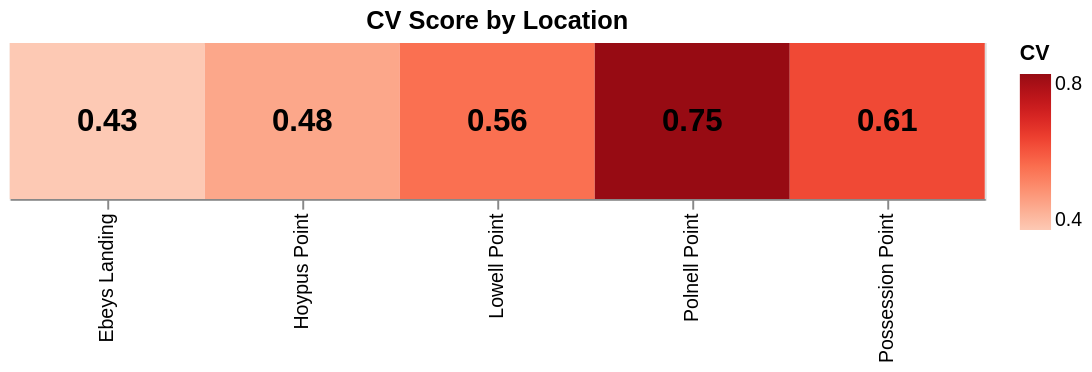

Notebook code for this chart:
### Markdown cell above
##Coefficient of Variance

### Code cell
cv_df = kelp_clean.groupby('Location')['area_acres'].agg(['mean', 'std']).reset_index()
cv_df['CV'] = cv_df['std'] / cv_df['mean']

base = alt.Chart(cv_df).encode(x=alt.X('Location:N', title=None))

boxes = base.mark_rect().encode(
    color=alt.Color('CV:Q', scale=alt.Scale(scheme='reds'))
)

text = base.mark_text(fontSize=16, fontWeight='bold').encode(
    text=alt.Text('CV:Q', format='.2f')
)

(boxes + text).properties(width=500, height=80, title='CV Score by Location')

### Figure 1 — Vega-Lite specification as saved in the notebook (floating-point values rounded to 4 significant figures)
{"config": {"view": {"continuousWidth": 300, "continuousHeight": 300}}, "layer": [{"mark": {"type": "rect"}, "encoding": {"color": {"field": "CV", "scale": {"scheme": "reds"}, "type": "quantitative"}, "x": {"field": "Location", "title": null, "type": "nominal"}}}, {"mark": {"type": "text", "fontSize": 16, "fontWeight": "bold"}, "encoding": {"text": {"field": "CV", "format": ".2f", "type": "quantitative"}, "x": {"field": "Location", "title": null, "type": "nominal"}}}], "data": {"name": "data-60199314d326483b249c437d53598cfe"}, "height": 80, "title": "CV Score by Location", "width": 500, "$schema": "https://vega.github.io/schema/vega-lite/v5.20.1.json", "datasets": {"data-60199314d326483b249c437d53598cfe": [{"Location": "Ebeys Landing", "mean": 24.65, "std": 10.53, "CV": 0.4272}, {"Location": "Hoypus Point", "mean": 3.282, "std": 1.574, "CV": 0.4795}, {"Location": "Lowell Point", "mean": 13.6, "std": 7.577, "CV": 0.5572}, {"Location": "Polnell Point", "mean": 24.15, "std": 18.16, "CV": 0.7518}, {"Location": "Possession Point", "mean": 49.0, "std": 29.83, "CV": 0.6088}]}}
